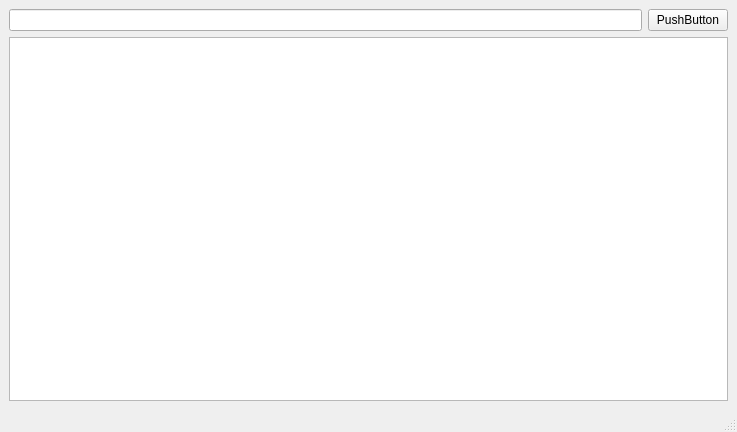
<?xml version="1.0" encoding="UTF-8"?>
<ui version="4.0">
 <class>MainWindow</class>
 <widget class="QMainWindow" name="MainWindow">
  <property name="geometry">
   <rect>
    <x>0</x>
    <y>0</y>
    <width>737</width>
    <height>432</height>
   </rect>
  </property>
  <property name="windowTitle">
   <string>Projetor bíblico</string>
  </property>
  <widget class="QWidget" name="centralwidget">
   <layout class="QGridLayout" name="gridLayout">
    <item row="0" column="1">
     <widget class="QPushButton" name="pushButton">
      <property name="text">
       <string>PushButton</string>
      </property>
     </widget>
    </item>
    <item row="0" column="0">
     <widget class="QLineEdit" name="lineEdit"/>
    </item>
    <item row="1" column="0" colspan="2">
     <widget class="QTextEdit" name="textEdit"/>
    </item>
   </layout>
  </widget>
  <widget class="QMenuBar" name="menubar">
   <property name="geometry">
    <rect>
     <x>0</x>
     <y>0</y>
     <width>737</width>
     <height>21</height>
    </rect>
   </property>
  </widget>
  <widget class="QStatusBar" name="statusbar"/>
 </widget>
 <resources/>
 <connections/>
</ui>
